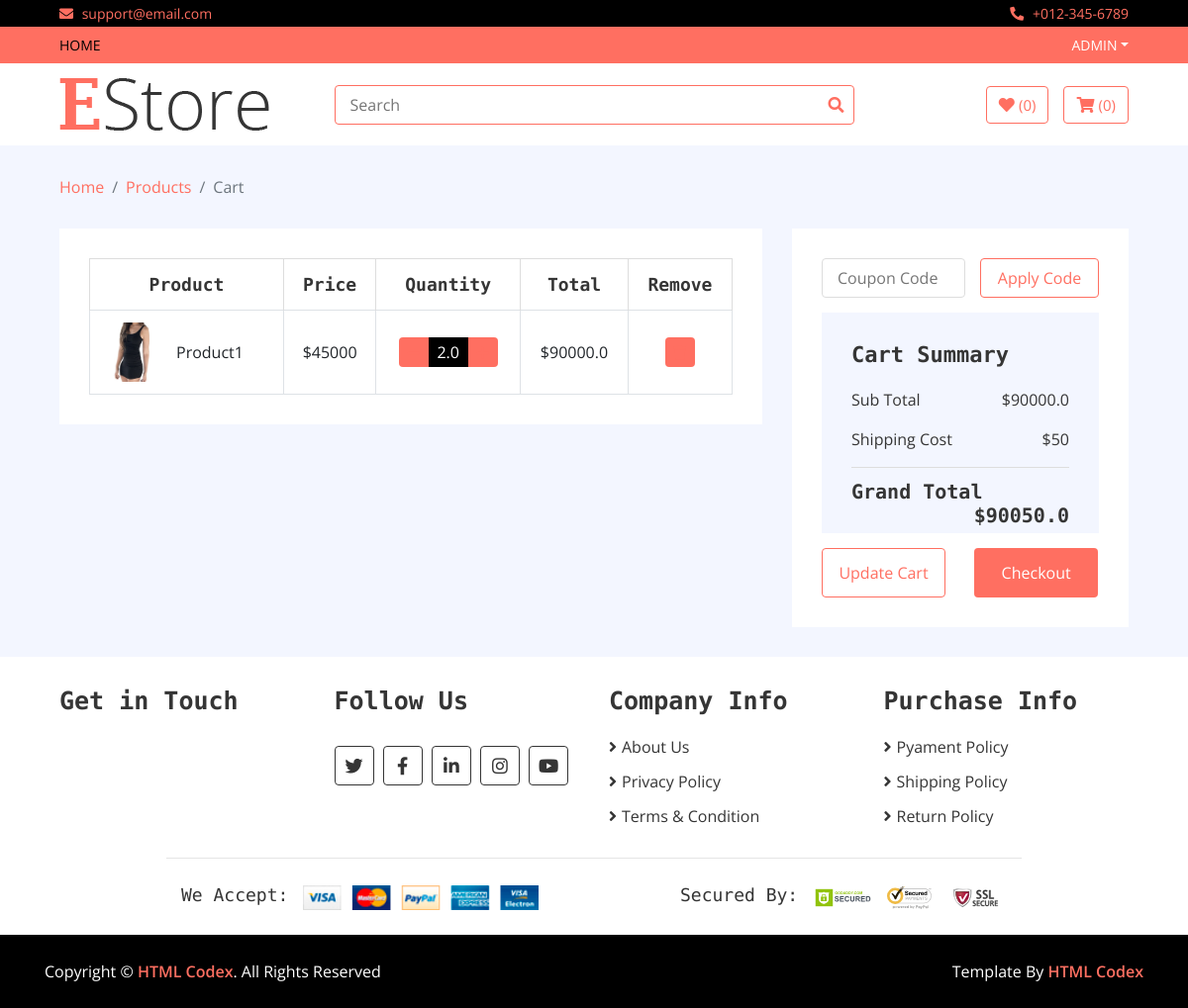
Before: /cart (signed in) with the older database file.
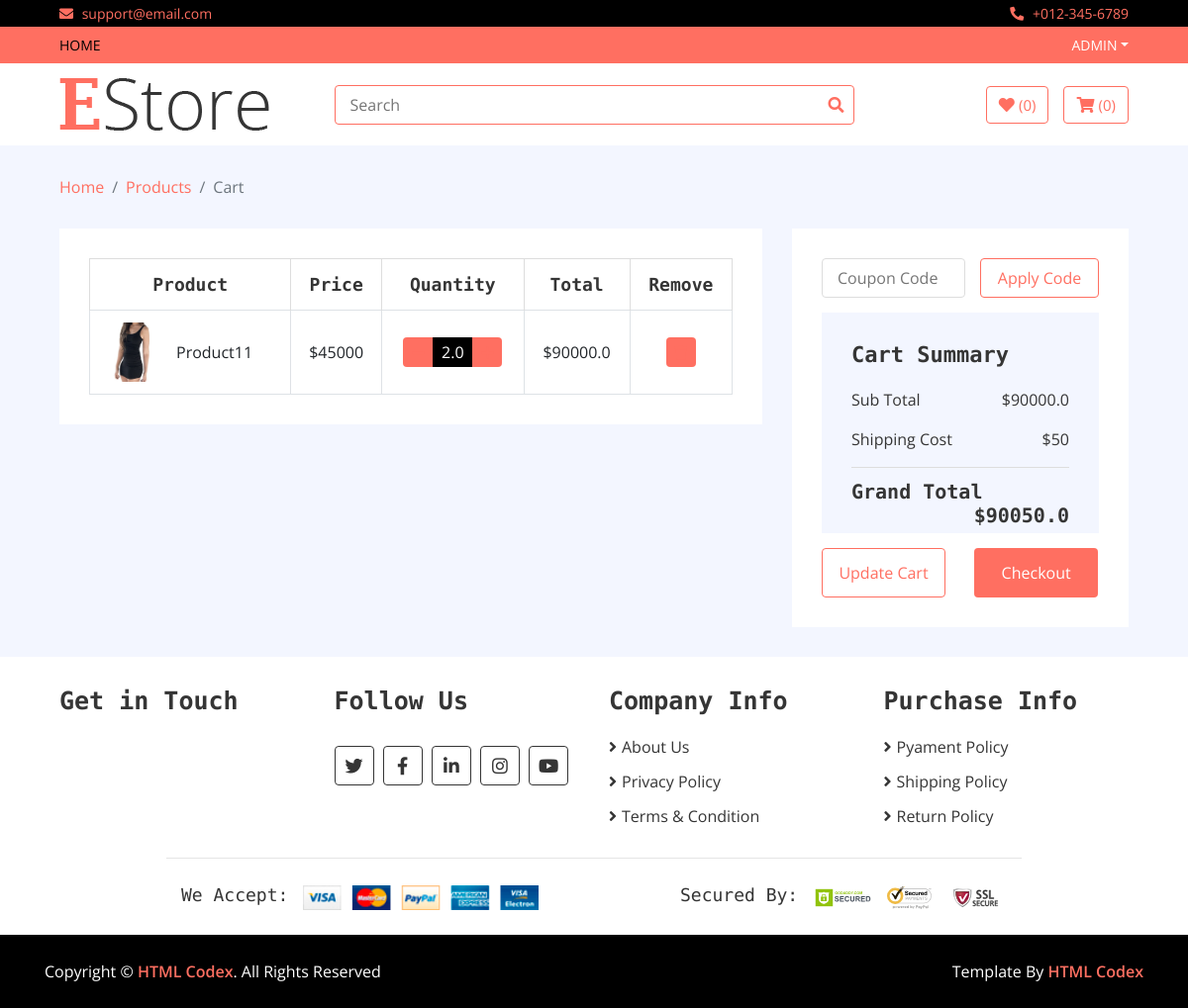
After: the same page with the newer database file.
### home/models.py (models this page shows, shortened)
class Cart(models.Model):
    username = models.CharField(max_length=200)
    slug = models.CharField(max_length=500)
    item = models.ForeignKey(Product,on_delete=models.CASCADE)
    quantity = models.FloatField(default = 1)
    total = models.FloatField()
    checkout = models.BooleanField(default=False)
    date = models.DateTimeField(auto_now_add=True)

class Product(models.Model):
    name = models.CharField(max_length=100)
    category = models.ForeignKey(Category,on_delete=models.CASCADE)
    brand = models.ForeignKey(Brand, on_delete = models.CASCADE)
    price = models.IntegerField()
    discounted_price = models.IntegerField()
    image = models.ImageField(upload_to='media')
    description = RichTextField()
    specification = RichTextField()
    slug = models.TextField()
    label = models.CharField(choices=LABEL,max_length=20)
    stock = models.CharField(choices=STOCK, max_length=20)

### home/views.py (the view)
# urls.py: path('cart', CartView.as_view(), name='cart'),
class CartView(BaseView):
    def get(self,request):
        cart_total = 0
        username = request.user.username
        self.views['cart_view'] = Cart.objects.filter(username = username, checkout = False)
        for i in self.views['cart_view']:
            cart_total = cart_total + i.total
        self.views['cart_total'] = cart_total
        self.views['extra_charges'] = 50
        self.views['all_total'] = cart_total + 50
        return render(request,'cart.html',self.views)

### templates/cart.html (shortened to what the changed rows need)
{% extends 'base.html' %}
{% load static %}
{% block content %}
        <div class="cart-page">
            <div class="container-fluid">
                <div class="row">
                    <div class="col-lg-8">
                        <div class="cart-page-inner">
                            <div class="table-responsive">
                                <table class="table table-bordered">
                                    <thead class="thead-dark">
                                        <tr>
                                            <th>Product</th>
                                            <th>Price</th>
                                            <th>Quantity</th>
                                            <th>Total</th>
                                            <th>Remove</th>
                                        </tr>
                                    </thead>
                                    <tbody class="align-middle">
                                    {% for cart in cart_view %}
                                        <tr>
                                            <td>
                                                <div class="img">
                                                    <a href="/details/{{cart.slug}}"><img src="{{cart.item.image.url}}" alt="Image"></a>
                                                    <p>{{cart.item.name}}</p>
                                                </div>
                                            </td>
                                            {% if cart.item.discounted_price > 0 %}
                                            <td>${{cart.item.discounted_price}}</td>
                                            {% else %}
                                            <td>${{cart.item.price}}</td>
                                            {% endif %}
                                            <td>
                                                <div class="qty">
                                                    <button  class="btn-minus"><a href = "/reduce_qty/{{cart.slug}}"><i class="fa fa-minus"></i></a></button>
                                                    <input type="text" value="{{cart.quantity}}">
                                                    <button class="btn-plus"><a href = "/add_to_cart/{{cart.slug}}"><i class="fa fa-plus"></i></a></button>
                                                </div>
                                            </td>
                                            <td>${{cart.total}}</td>
                                            <td><button><a href = "/delete_cart/{{cart.slug}}"><i class="fa fa-trash"></i></a></button></td>
                                        </tr>
                                    {% endfor %}
                                    </tbody>
                                </table>
                            </div>
                        </div>
                    </div>
                    <div class="col-lg-4">
                        <div class="cart-page-inner">
                            <div class="row">
                                <div class="col-md-12">
                                    <div class="cart-summary">
                                        <div class="cart-content">
                                            <h1>Cart Summary</h1>
                                            <h2>Grand Total<span>${{all_total}}</span></h2>
                                        </div>
                                    </div>
                                </div>
                            </div>
                        </div>
                    </div>
                </div>
            </div>
        </div>
        {% endblock %}

Changed rows visible on the page:
changed through a linked row, Cart: item.name "Product1" → "Product11"
